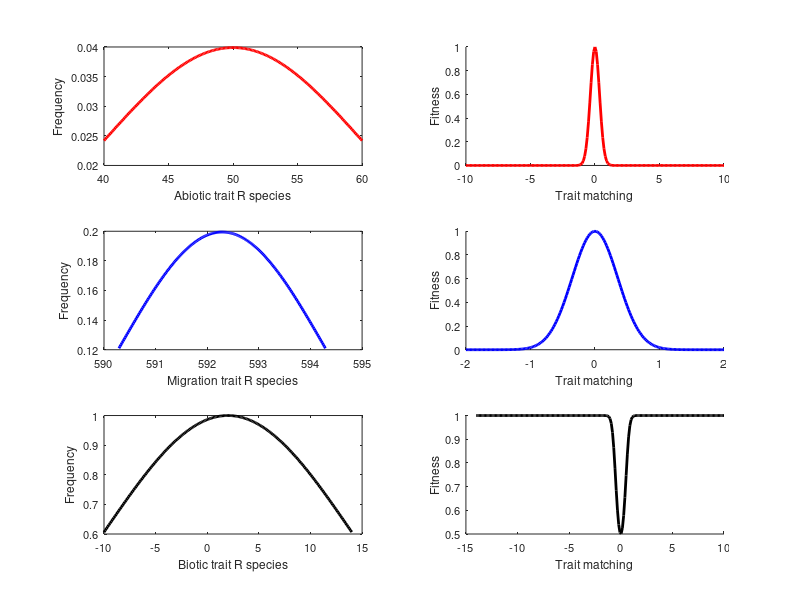

Here is the MATLAB script that generated this plot:
%===================================================
%U Zurich BIO 365 Ecological Networks
%14 March -- 4 April, 2019
%@Jordi Bascompte
%---------------------------------
%Eco-evolutionary networks
%@Carlos Melian
%===================================================

%=================GOAL=======================================================================================
%Illustation initial trait and fitness distributions for one resource and one consumer with three traits each
%Concepts: Matching trait -- Interaction strength -- Frequency-dependent selection -- Neutral selection
%============================================================================================================

%=============================RESOURCE==========================================
%ABIOTIC trait distribution============================================
Zm = 50;%Zm is the mean abiotic trait value
sigma = 10;
Zra = (Zm -  1*sigma) : (sigma / 100) : (Zm + 1*sigma); %n=1 change initial abundance
SRA = repmat(Zra, [10,1,10]);
pdfNormal = normpdf(Zra, Zm, sigma);

%Plot-----------------------------
subplot(3,2,1)
hr1 = plot(Zra, pdfNormal,'r',"markersize", 6);
%a =unifrnd(0,1);
%b =unifrnd(0,1);
%c =unifrnd(0,1);
%set(hr1,'color',[a b c]);
set(hr1,'LineWidth',2);
xlabel('Abiotic trait R species',"fontsize",12)
ylabel('Frequency',"fontsize",12)
set(gca,'fontsize',8);
%----------------------------------------
        
%Fitness function------------------------------------------------------------
gamma = 4;
munew = mean(SRA(1,:,1));
for pA = 1:length(Zra);
WA(pA,2) = exp(-gamma*(Zra(1,pA) - munew)^2);
WA(pA,1) = Zra(1,pA) - munew;
end
subplot(3,2,2)
hold on
hr1 = plot(WA(:,1),WA(:,2),'r',"markersize", 1);%Visualize
%a =unifrnd(0,1);
%b =unifrnd(0,1);
%c =unifrnd(0,1);
%set(hr1,'color',[a b c]);
set(hr1,'LineWidth',2);
xlabel('Trait matching',"fontsize",12)
ylabel('Fitness',"fontsize",12)
set(gca,'fontsize',8);
%===============================================================================

%DISPERSAL trait distribution=================================================
%SpatialMatrix;%
  L=1000; % size of the landscape
  P = 10;%number of sites 
  n = unifrnd(0,L,P,2);%positions of sites RGG
  Pd = zeros(P,P);
  Pdmean = zeros(P,P);
  for i = 1:P,
      for j = i+1:P,
          dx2 = (n(i,1) - n(j,1))^2;%Euclidean distance
          dy2 = (n(i,2) - n(j,2))^2;
          d(i,j) = sqrt(dx2 + dy2);%distance matrix
          Pd(i,j) = 1/d(i,j);%the lower the distance the higher the probability
          Pdmean(i,j) = d(i,j);%the lower the distance the higher the probability
      end
  end 
  Pd(P,P) = 0;
  Pdmean=Pdmean+Pdmean';
  D = nonzeros(triu(Pdmean,1));
  D = mean(D);%Optimum dispersal value

%Extract distribution from landscape values=====================================
mu = D; 
sigma = 2; 
Zi = (mu -  1*sigma) : (sigma / 100) : (mu + 1*sigma); 
pdfNormal = normpdf(Zi, mu, sigma);
%plot(x, pdfNormal/max(pdfNormal));
SRD = repmat(Zi, [10,1,10]);
%===============================================================================

subplot(3,2,3)       
hr1 = plot(Zi,pdfNormal,'b',"markersize", 6);%Visualize
%hr1 = plot(Zi, pdfNormal/max(pdfNormal)); 
%a =unifrnd(0,1);
%b =unifrnd(0,1);
%c =unifrnd(0,1);
%set(hr1,'color',[a b c]);
set(hr1,'LineWidth',2);
xlabel('Migration trait R species',"fontsize",12)
ylabel('Frequency',"fontsize",12)
set(gca,'fontsize',8);
    
%Fitness function--------------------------------------------------------------    
for pD = 1:length(Zi);
WD(pD,2) = exp(-gamma*(Zi(1,pD) - D)^2);
WD(pD,1) = Zi(1,pD) - D;
end
subplot(3,2,4)
hold on
hr1 = plot(WD(:,1),WD(:,2),'b',"markersize", 6);%Visualize
%a =unifrnd(0,1);
%b =unifrnd(0,1);
%c =unifrnd(0,1);
%set(hr1,'color',[a b c]);
set(hr1,'LineWidth',2);
xlabel('Trait matching',"fontsize",12)
ylabel('Fitness',"fontsize",12)
set(gca,'fontsize',8);
%===============================================================================
  
%BIOTIC trait distribution======================================================
%Resource
Zmr = 2;%Mean biotic trait of resource species
ro = 1;
sigma = 12;
Zrb = (Zmr -  ro*sigma) : (sigma / 100) : (Zmr + ro*sigma); 
pdfNormal = normpdf(Zrb, Zmr, sigma);

%Consumer
Zmc = 4;%Mean biotic trait of resource species
sigma = 1;
Zcb = (Zmc -  ro*sigma) : (sigma / 100) : (Zmc + ro*sigma); 
pdfNormal = normpdf(Zcb, Zmc, sigma);

%fitness function resource------------------------------------------------------
for pB = 1:length(Zrb);
WB(pB,2) = 1/(1 + exp(-gamma*(Zrb(1,pB) - mean(Zcb))^2));
WB(pB,1) = Zrb(1,pB) - mean(Zcb);
end

subplot(3,2,5)
hr1 = plot(Zrb, pdfNormal/max(pdfNormal),'k',"markersize", 6); 
%a =unifrnd(0,1);
%b =unifrnd(0,1);
%c =unifrnd(0,1);
%set(hr1,'color',[a b c]);
set(hr1,'LineWidth',2);
xlabel('Biotic trait R species',"fontsize",12)
ylabel('Frequency',"fontsize",12)
set(gca,'fontsize',8);

subplot(3,2,6)
hold on
hr1 = plot(WB(:,1),WB(:,2),'k',"markersize", 2);%Visualize
%a =unifrnd(0,1);
%b =unifrnd(0,1);
%c =unifrnd(0,1);
%set(hr1,'color',[a b c]);
set(hr1,'LineWidth',2);
xlabel('Trait matching',"fontsize",12)
ylabel('Fitness',"fontsize",12)
set(gca,'fontsize',8);

